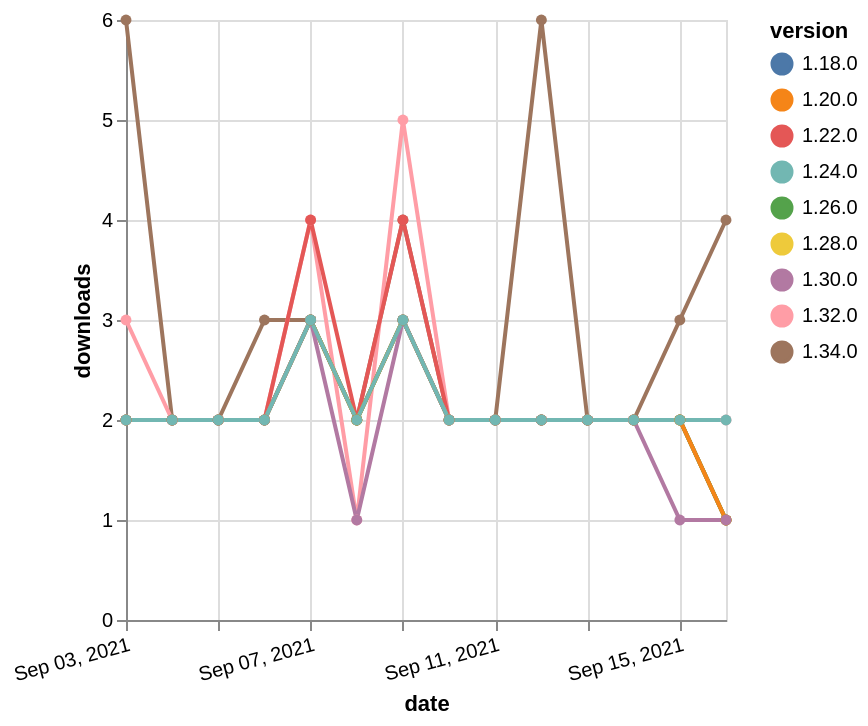

Write a Vega-Lite specification for this figure.
### Vega-Lite specification from a JSON file in a GitHub repository (floating-point values rounded to 4 significant figures)
{"$schema": "https://vega.github.io/schema/vega-lite/v5.json", "description": "A simple bar chart with embedded data.", "data": {"values": [{"date": "2021-09-03", "total": 265, "delta": 6, "version": "1.34.0"}, {"date": "2021-09-04", "total": 267, "delta": 2, "version": "1.34.0"}, {"date": "2021-09-05", "total": 269, "delta": 2, "version": "1.34.0"}, {"date": "2021-09-06", "total": 272, "delta": 3, "version": "1.34.0"}, {"date": "2021-09-07", "total": 275, "delta": 3, "version": "1.34.0"}, {"date": "2021-09-08", "total": 277, "delta": 2, "version": "1.34.0"}, {"date": "2021-09-09", "total": 281, "delta": 4, "version": "1.34.0"}, {"date": "2021-09-10", "total": 283, "delta": 2, "version": "1.34.0"}, {"date": "2021-09-11", "total": 285, "delta": 2, "version": "1.34.0"}, {"date": "2021-09-12", "total": 291, "delta": 6, "version": "1.34.0"}, {"date": "2021-09-13", "total": 293, "delta": 2, "version": "1.34.0"}, {"date": "2021-09-14", "total": 295, "delta": 2, "version": "1.34.0"}, {"date": "2021-09-15", "total": 298, "delta": 3, "version": "1.34.0"}, {"date": "2021-09-16", "total": 302, "delta": 4, "version": "1.34.0"}, {"date": "2021-09-03", "total": 2710, "delta": 2, "version": "1.18.0"}, {"date": "2021-09-04", "total": 2712, "delta": 2, "version": "1.18.0"}, {"date": "2021-09-05", "total": 2714, "delta": 2, "version": "1.18.0"}, {"date": "2021-09-06", "total": 2716, "delta": 2, "version": "1.18.0"}, {"date": "2021-09-07", "total": 2719, "delta": 3, "version": "1.18.0"}, {"date": "2021-09-08", "total": 2721, "delta": 2, "version": "1.18.0"}, {"date": "2021-09-09", "total": 2724, "delta": 3, "version": "1.18.0"}, {"date": "2021-09-10", "total": 2726, "delta": 2, "version": "1.18.0"}, {"date": "2021-09-11", "total": 2728, "delta": 2, "version": "1.18.0"}, {"date": "2021-09-12", "total": 2730, "delta": 2, "version": "1.18.0"}, {"date": "2021-09-13", "total": 2732, "delta": 2, "version": "1.18.0"}, {"date": "2021-09-14", "total": 2734, "delta": 2, "version": "1.18.0"}, {"date": "2021-09-15", "total": 2736, "delta": 2, "version": "1.18.0"}, {"date": "2021-09-16", "total": 2737, "delta": 1, "version": "1.18.0"}, {"date": "2021-09-03", "total": 811, "delta": 3, "version": "1.32.0"}, {"date": "2021-09-04", "total": 813, "delta": 2, "version": "1.32.0"}, {"date": "2021-09-05", "total": 815, "delta": 2, "version": "1.32.0"}, {"date": "2021-09-06", "total": 817, "delta": 2, "version": "1.32.0"}, {"date": "2021-09-07", "total": 821, "delta": 4, "version": "1.32.0"}, {"date": "2021-09-08", "total": 822, "delta": 1, "version": "1.32.0"}, {"date": "2021-09-09", "total": 827, "delta": 5, "version": "1.32.0"}, {"date": "2021-09-10", "total": 829, "delta": 2, "version": "1.32.0"}, {"date": "2021-09-11", "total": 831, "delta": 2, "version": "1.32.0"}, {"date": "2021-09-12", "total": 833, "delta": 2, "version": "1.32.0"}, {"date": "2021-09-13", "total": 835, "delta": 2, "version": "1.32.0"}, {"date": "2021-09-14", "total": 837, "delta": 2, "version": "1.32.0"}, {"date": "2021-09-15", "total": 839, "delta": 2, "version": "1.32.0"}, {"date": "2021-09-16", "total": 841, "delta": 2, "version": "1.32.0"}, {"date": "2021-09-03", "total": 2643, "delta": 2, "version": "1.22.0"}, {"date": "2021-09-04", "total": 2645, "delta": 2, "version": "1.22.0"}, {"date": "2021-09-05", "total": 2647, "delta": 2, "version": "1.22.0"}, {"date": "2021-09-06", "total": 2649, "delta": 2, "version": "1.22.0"}, {"date": "2021-09-07", "total": 2653, "delta": 4, "version": "1.22.0"}, {"date": "2021-09-08", "total": 2655, "delta": 2, "version": "1.22.0"}, {"date": "2021-09-09", "total": 2659, "delta": 4, "version": "1.22.0"}, {"date": "2021-09-10", "total": 2661, "delta": 2, "version": "1.22.0"}, {"date": "2021-09-11", "total": 2663, "delta": 2, "version": "1.22.0"}, {"date": "2021-09-12", "total": 2665, "delta": 2, "version": "1.22.0"}, {"date": "2021-09-13", "total": 2667, "delta": 2, "version": "1.22.0"}, {"date": "2021-09-14", "total": 2669, "delta": 2, "version": "1.22.0"}, {"date": "2021-09-15", "total": 2671, "delta": 2, "version": "1.22.0"}, {"date": "2021-09-16", "total": 2672, "delta": 1, "version": "1.22.0"}, {"date": "2021-09-03", "total": 1868, "delta": 2, "version": "1.28.0"}, {"date": "2021-09-04", "total": 1870, "delta": 2, "version": "1.28.0"}, {"date": "2021-09-05", "total": 1872, "delta": 2, "version": "1.28.0"}, {"date": "2021-09-06", "total": 1874, "delta": 2, "version": "1.28.0"}, {"date": "2021-09-07", "total": 1877, "delta": 3, "version": "1.28.0"}, {"date": "2021-09-08", "total": 1879, "delta": 2, "version": "1.28.0"}, {"date": "2021-09-09", "total": 1882, "delta": 3, "version": "1.28.0"}, {"date": "2021-09-10", "total": 1884, "delta": 2, "version": "1.28.0"}, {"date": "2021-09-11", "total": 1886, "delta": 2, "version": "1.28.0"}, {"date": "2021-09-12", "total": 1888, "delta": 2, "version": "1.28.0"}, {"date": "2021-09-13", "total": 1890, "delta": 2, "version": "1.28.0"}, {"date": "2021-09-14", "total": 1892, "delta": 2, "version": "1.28.0"}, {"date": "2021-09-15", "total": 1894, "delta": 2, "version": "1.28.0"}, {"date": "2021-09-16", "total": 1895, "delta": 1, "version": "1.28.0"}, {"date": "2021-09-03", "total": 1705, "delta": 2, "version": "1.26.0"}, {"date": "2021-09-04", "total": 1707, "delta": 2, "version": "1.26.0"}, {"date": "2021-09-05", "total": 1709, "delta": 2, "version": "1.26.0"}, {"date": "2021-09-06", "total": 1711, "delta": 2, "version": "1.26.0"}, {"date": "2021-09-07", "total": 1714, "delta": 3, "version": "1.26.0"}, {"date": "2021-09-08", "total": 1716, "delta": 2, "version": "1.26.0"}, {"date": "2021-09-09", "total": 1719, "delta": 3, "version": "1.26.0"}, {"date": "2021-09-10", "total": 1721, "delta": 2, "version": "1.26.0"}, {"date": "2021-09-11", "total": 1723, "delta": 2, "version": "1.26.0"}, {"date": "2021-09-12", "total": 1725, "delta": 2, "version": "1.26.0"}, {"date": "2021-09-13", "total": 1727, "delta": 2, "version": "1.26.0"}, {"date": "2021-09-14", "total": 1729, "delta": 2, "version": "1.26.0"}, {"date": "2021-09-15", "total": 1731, "delta": 2, "version": "1.26.0"}, {"date": "2021-09-16", "total": 1732, "delta": 1, "version": "1.26.0"}, {"date": "2021-09-03", "total": 2883, "delta": 2, "version": "1.20.0"}, {"date": "2021-09-04", "total": 2885, "delta": 2, "version": "1.20.0"}, {"date": "2021-09-05", "total": 2887, "delta": 2, "version": "1.20.0"}, {"date": "2021-09-06", "total": 2889, "delta": 2, "version": "1.20.0"}, {"date": "2021-09-07", "total": 2892, "delta": 3, "version": "1.20.0"}, {"date": "2021-09-08", "total": 2894, "delta": 2, "version": "1.20.0"}, {"date": "2021-09-09", "total": 2897, "delta": 3, "version": "1.20.0"}, {"date": "2021-09-10", "total": 2899, "delta": 2, "version": "1.20.0"}, {"date": "2021-09-11", "total": 2901, "delta": 2, "version": "1.20.0"}, {"date": "2021-09-12", "total": 2903, "delta": 2, "version": "1.20.0"}, {"date": "2021-09-13", "total": 2905, "delta": 2, "version": "1.20.0"}, {"date": "2021-09-14", "total": 2907, "delta": 2, "version": "1.20.0"}, {"date": "2021-09-15", "total": 2909, "delta": 2, "version": "1.20.0"}, {"date": "2021-09-16", "total": 2910, "delta": 1, "version": "1.20.0"}, {"date": "2021-09-03", "total": 1050, "delta": 2, "version": "1.30.0"}, {"date": "2021-09-04", "total": 1052, "delta": 2, "version": "1.30.0"}, {"date": "2021-09-05", "total": 1054, "delta": 2, "version": "1.30.0"}, {"date": "2021-09-06", "total": 1056, "delta": 2, "version": "1.30.0"}, {"date": "2021-09-07", "total": 1059, "delta": 3, "version": "1.30.0"}, {"date": "2021-09-08", "total": 1060, "delta": 1, "version": "1.30.0"}, {"date": "2021-09-09", "total": 1063, "delta": 3, "version": "1.30.0"}, {"date": "2021-09-10", "total": 1065, "delta": 2, "version": "1.30.0"}, {"date": "2021-09-11", "total": 1067, "delta": 2, "version": "1.30.0"}, {"date": "2021-09-12", "total": 1069, "delta": 2, "version": "1.30.0"}, {"date": "2021-09-13", "total": 1071, "delta": 2, "version": "1.30.0"}, {"date": "2021-09-14", "total": 1073, "delta": 2, "version": "1.30.0"}, {"date": "2021-09-15", "total": 1074, "delta": 1, "version": "1.30.0"}, {"date": "2021-09-16", "total": 1075, "delta": 1, "version": "1.30.0"}, {"date": "2021-09-03", "total": 2285, "delta": 2, "version": "1.24.0"}, {"date": "2021-09-04", "total": 2287, "delta": 2, "version": "1.24.0"}, {"date": "2021-09-05", "total": 2289, "delta": 2, "version": "1.24.0"}, {"date": "2021-09-06", "total": 2291, "delta": 2, "version": "1.24.0"}, {"date": "2021-09-07", "total": 2294, "delta": 3, "version": "1.24.0"}, {"date": "2021-09-08", "total": 2296, "delta": 2, "version": "1.24.0"}, {"date": "2021-09-09", "total": 2299, "delta": 3, "version": "1.24.0"}, {"date": "2021-09-10", "total": 2301, "delta": 2, "version": "1.24.0"}, {"date": "2021-09-11", "total": 2303, "delta": 2, "version": "1.24.0"}, {"date": "2021-09-12", "total": 2305, "delta": 2, "version": "1.24.0"}, {"date": "2021-09-13", "total": 2307, "delta": 2, "version": "1.24.0"}, {"date": "2021-09-14", "total": 2309, "delta": 2, "version": "1.24.0"}, {"date": "2021-09-15", "total": 2311, "delta": 2, "version": "1.24.0"}, {"date": "2021-09-16", "total": 2313, "delta": 2, "version": "1.24.0"}]}, "width": "container", "mark": {"type": "line", "point": {"filled": true}}, "encoding": {"x": {"field": "date", "type": "temporal", "timeUnit": "yearmonthdate", "title": "date", "axis": {"labelAngle": -15}}, "y": {"field": "delta", "type": "quantitative", "title": "downloads"}, "color": {"field": "version", "type": "nominal"}, "tooltip": {"field": "delta"}}}
